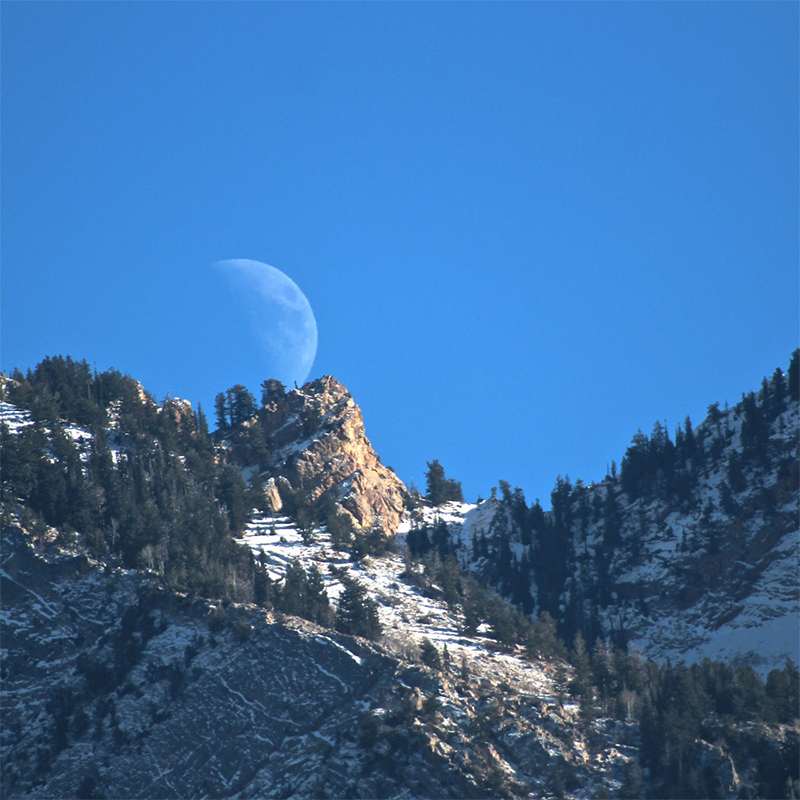
#> input picture images/427_moonridge-800.jpg, 800 x 800 px, found by its file name; its folder holds only this picture in this run
$ python moondetector.py
#> lines starting #> are read from the running program, lines starting #| are printed output that depends on the picture
import cv2
import numpy as np
import os


def circle_detection(image_path, display=False):

#> called with image_path = './images/427_moonridge-800.jpg', display = True
    img = cv2.imread(image_path, cv2.IMREAD_COLOR)
#> img is the input picture: shape (800, 800, 3); mean B, G, R 163.9, 111.2, 61.9

    # Convert to grayscale.
    gray = cv2.cvtColor(img, cv2.COLOR_BGR2GRAY)
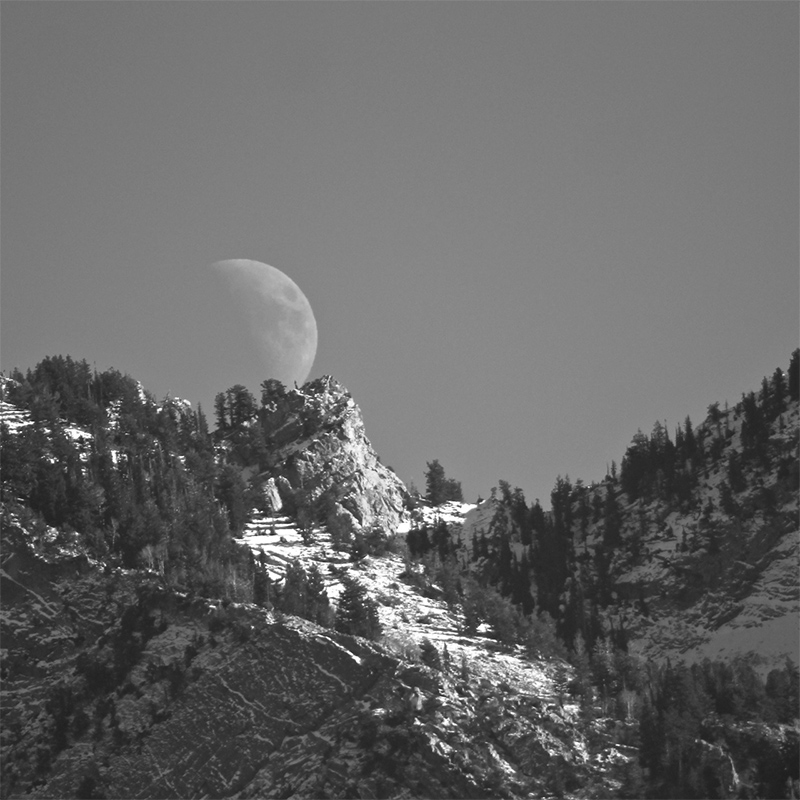
#> gray: shape (800, 800); min 18, max 255, mean 102.4

    # Blur using 3 * 3 kernel.
    gray_blurred = cv2.blur(gray, (3, 3))

    # Apply Hough transform on the blurred image.
    detected_circles = cv2.HoughCircles(gray_blurred,
                    cv2.HOUGH_GRADIENT, 1, 20, param1 = 70,
                param2 = 50, minRadius = 50, maxRadius = 120)
#> detected_circles = 35 rows, first 8: [334.5, 643.5, 118.3], [313.5, 617.5, 108.4], [260.5, 528.5, 115], [354.5, 666.5, 105.1], [294.5, 648.5, 108.4], [321.5, 566.5, 108.4], [274.5, 510.5, 106.2], [313.5, 641.5, 100.7]
    # Draw circles that are detected.
    image_center_x, image_center_y = int(img.shape[1]/2), int(img.shape[0]/2)
#> image_center_x = 400; image_center_y = 400
    if detected_circles is not None:

        # Convert the circle parameters a, b and r to integers.
        detected_circles = np.uint16(np.around(detected_circles))
#> detected_circles = 35 rows, first 8: [334, 644, 118], [314, 618, 108], [260, 528, 115], [354, 666, 105], [294, 648, 108], [322, 566, 108], [274, 510, 106], [314, 642, 101]

        for pt in detected_circles[0, :][:1]:
            a, b, r = pt[0], pt[1], pt[2]

            offset_x = a-image_center_x
            offset_y = b-image_center_y

            print(f"find a circle in [{a},{b}] with radius={r}, offset_x={offset_x} offset_y={offset_y} ")

            if display:
                # Draw the circumference of the circle.
                cv2.circle(img, (a, b), r, (0, 255, 0), 2)
                # Draw a small circle (of radius 1) to show the center.
                cv2.circle(img, (a, b), 1, (0, 0, 255), 3)
                cv2.circle(img, (image_center_x, image_center_y), 1, (0, 0, 255), 3)
                cv2.line(img,(a,b),(image_center_x, image_center_y),(155, 0, ),1)
                cv2.imshow("Detected Circle", img)
                cv2.waitKey(0)
#> this loop made 1 pass
#> (a, b, r, offset_x, offset_y) on pass 1: (334, 644, 118, -66, 244)
#| find a circle in [334,644] with radius=118, offset_x=-66 offset_y=244
#> pass 1, in circle_detection, `cv2.imshow("Detected Circle", img)`:
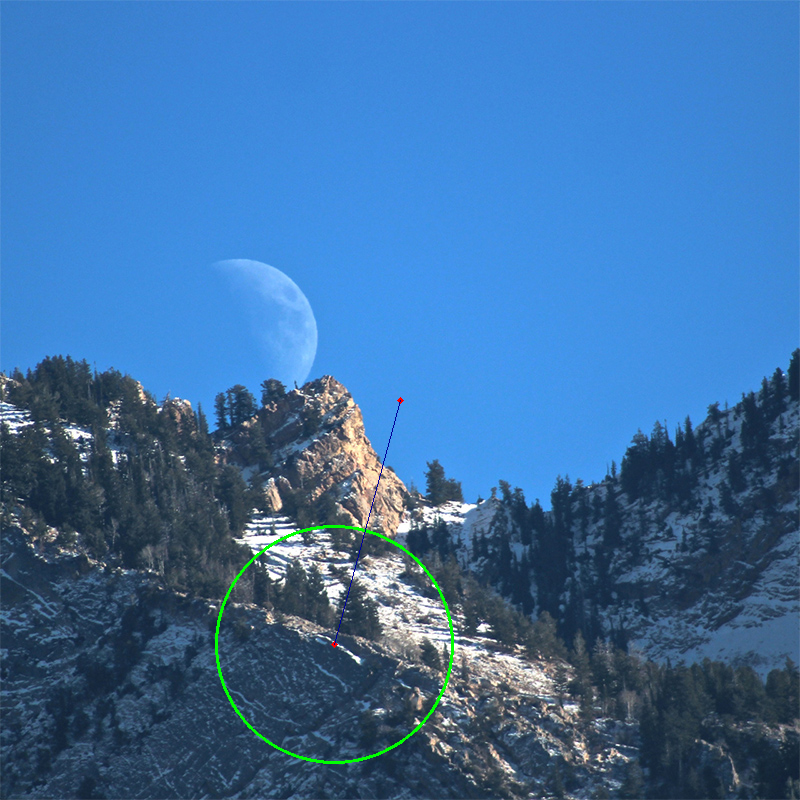
#> window 'Detected Circle': shape (800, 800, 3); mean B, G, R 163.5, 111.7, 61.6
    else:
        print("error")

    return a, b, r, offset_x, offset_y

def main():

    directory_name = './images'
    for file_name in os.listdir(directory_name):
        print(file_name)
        circle_detection(directory_name+'/'+ file_name, True)

if __name__=="__main__":
    main()
